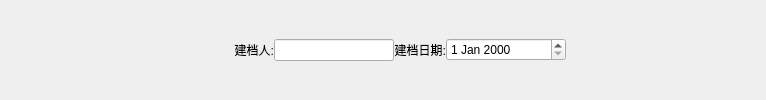
        <widget class="QWidget" name="widget_14" native="true">
         <layout class="QHBoxLayout" name="horizontalLayout_17">
          <property name="spacing">
           <number>0</number>
          </property>
          <property name="leftMargin">
           <number>0</number>
          </property>
          <property name="topMargin">
           <number>0</number>
          </property>
          <property name="rightMargin">
           <number>0</number>
          </property>
          <property name="bottomMargin">
           <number>0</number>
          </property>
          <item>
           <widget class="QLabel" name="label_35">
            <property name="minimumSize">
             <size>
              <width>274</width>
              <height>0</height>
             </size>
            </property>
            <property name="maximumSize">
             <size>
              <width>274</width>
              <height>16777215</height>
             </size>
            </property>
            <property name="text">
             <string>建档人:</string>
            </property>
            <property name="alignment">
             <set>Qt::AlignRight|Qt::AlignTrailing|Qt::AlignVCenter</set>
            </property>
           </widget>
          </item>
          <item>
           <widget class="QLineEdit" name="creatorLE">
            <property name="minimumSize">
             <size>
              <width>120</width>
              <height>0</height>
             </size>
            </property>
            <property name="maximumSize">
             <size>
              <width>120</width>
              <height>16777215</height>
             </size>
            </property>
           </widget>
          </item>
          <item>
           <widget class="QLabel" name="label_36">
            <property name="text">
             <string>建档日期:</string>
            </property>
            <property name="alignment">
             <set>Qt::AlignRight|Qt::AlignTrailing|Qt::AlignVCenter</set>
            </property>
           </widget>
          </item>
          <item>
           <widget class="QDateEdit" name="createDateLE">
            <property name="minimumSize">
             <size>
              <width>120</width>
              <height>0</height>
             </size>
            </property>
            <property name="maximumSize">
             <size>
              <width>120</width>
              <height>16777215</height>
             </size>
            </property>
           </widget>
          </item>
          <item>
           <spacer name="horizontalSpacer_18">
            <property name="orientation">
             <enum>Qt::Horizontal</enum>
            </property>
            <property name="sizeType">
             <enum>QSizePolicy::Maximum</enum>
            </property>
            <property name="sizeHint" stdset="0">
             <size>
              <width>200</width>
              <height>20</height>
             </size>
            </property>
           </spacer>
          </item>
         </layout>
        </widget>
